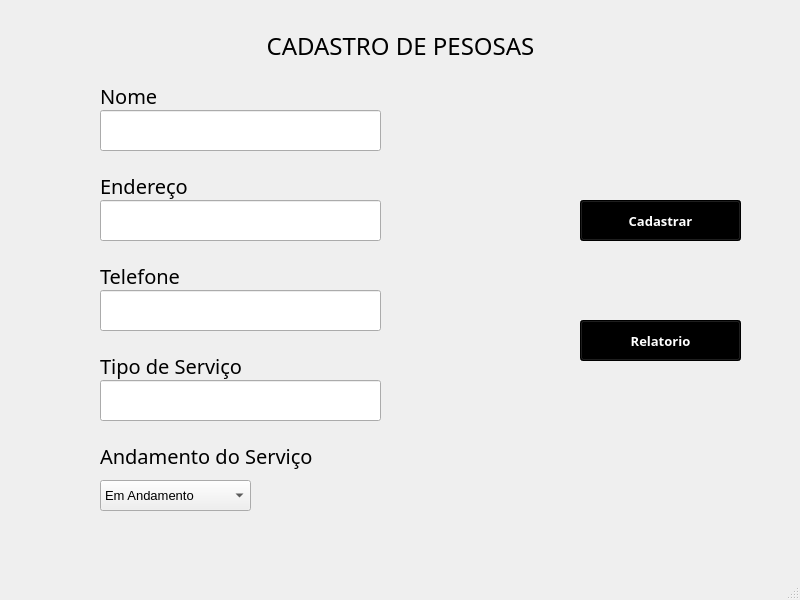
<?xml version="1.0" encoding="UTF-8"?>
<ui version="4.0">
 <class>MainWindow</class>
 <widget class="QMainWindow" name="MainWindow">
  <property name="geometry">
   <rect>
    <x>0</x>
    <y>0</y>
    <width>800</width>
    <height>600</height>
   </rect>
  </property>
  <property name="minimumSize">
   <size>
    <width>0</width>
    <height>600</height>
   </size>
  </property>
  <property name="maximumSize">
   <size>
    <width>16777215</width>
    <height>600</height>
   </size>
  </property>
  <property name="font">
   <font>
    <family>Arial</family>
    <pointsize>10</pointsize>
   </font>
  </property>
  <property name="windowTitle">
   <string>MainWindow</string>
  </property>
  <widget class="QWidget" name="centralwidget">
   <widget class="QLabel" name="label">
    <property name="geometry">
     <rect>
      <x>200</x>
      <y>30</y>
      <width>401</width>
      <height>31</height>
     </rect>
    </property>
    <property name="font">
     <font>
      <family>Arial Black</family>
      <pointsize>18</pointsize>
     </font>
    </property>
    <property name="text">
     <string>CADASTRO DE PESOSAS</string>
    </property>
    <property name="alignment">
     <set>Qt::AlignCenter</set>
    </property>
   </widget>
   <widget class="QLabel" name="label_3">
    <property name="geometry">
     <rect>
      <x>100</x>
      <y>80</y>
      <width>101</width>
      <height>31</height>
     </rect>
    </property>
    <property name="font">
     <font>
      <family>Arial Black</family>
      <pointsize>15</pointsize>
     </font>
    </property>
    <property name="text">
     <string>Nome</string>
    </property>
   </widget>
   <widget class="QLabel" name="label_4">
    <property name="geometry">
     <rect>
      <x>100</x>
      <y>260</y>
      <width>211</width>
      <height>31</height>
     </rect>
    </property>
    <property name="font">
     <font>
      <family>Arial Black</family>
      <pointsize>15</pointsize>
     </font>
    </property>
    <property name="text">
     <string>Telefone</string>
    </property>
   </widget>
   <widget class="QLabel" name="label_5">
    <property name="geometry">
     <rect>
      <x>100</x>
      <y>170</y>
      <width>101</width>
      <height>31</height>
     </rect>
    </property>
    <property name="font">
     <font>
      <family>Arial Black</family>
      <pointsize>15</pointsize>
     </font>
    </property>
    <property name="text">
     <string>Endereço</string>
    </property>
   </widget>
   <widget class="QLineEdit" name="txtNome">
    <property name="geometry">
     <rect>
      <x>100</x>
      <y>110</y>
      <width>281</width>
      <height>41</height>
     </rect>
    </property>
    <property name="font">
     <font>
      <pointsize>15</pointsize>
     </font>
    </property>
   </widget>
   <widget class="QLineEdit" name="txtEndereco">
    <property name="geometry">
     <rect>
      <x>100</x>
      <y>200</y>
      <width>281</width>
      <height>41</height>
     </rect>
    </property>
    <property name="font">
     <font>
      <pointsize>15</pointsize>
     </font>
    </property>
   </widget>
   <widget class="QLineEdit" name="txtTelefone">
    <property name="geometry">
     <rect>
      <x>100</x>
      <y>290</y>
      <width>281</width>
      <height>41</height>
     </rect>
    </property>
    <property name="font">
     <font>
      <pointsize>15</pointsize>
     </font>
    </property>
   </widget>
   <widget class="QPushButton" name="btnCadastrar">
    <property name="geometry">
     <rect>
      <x>580</x>
      <y>200</y>
      <width>161</width>
      <height>41</height>
     </rect>
    </property>
    <property name="font">
     <font>
      <family>Arial Black</family>
      <pointsize>10</pointsize>
      <weight>75</weight>
      <bold>true</bold>
     </font>
    </property>
    <property name="styleSheet">
     <string notr="true">background-color: rgb(0, 0, 0);
color: rgb(255, 255, 255);</string>
    </property>
    <property name="text">
     <string>Cadastrar</string>
    </property>
   </widget>
   <widget class="QPushButton" name="btnRelatorio">
    <property name="geometry">
     <rect>
      <x>580</x>
      <y>320</y>
      <width>161</width>
      <height>41</height>
     </rect>
    </property>
    <property name="font">
     <font>
      <family>Arial Black</family>
      <pointsize>10</pointsize>
      <weight>75</weight>
      <bold>true</bold>
     </font>
    </property>
    <property name="styleSheet">
     <string notr="true">background-color: rgb(0, 0, 0);
color: rgb(255, 255, 255);</string>
    </property>
    <property name="text">
     <string>Relatorio</string>
    </property>
   </widget>
   <widget class="QLabel" name="lblMsg">
    <property name="geometry">
     <rect>
      <x>440</x>
      <y>400</y>
      <width>341</width>
      <height>51</height>
     </rect>
    </property>
    <property name="font">
     <font>
      <family>Arial Black</family>
      <pointsize>12</pointsize>
      <weight>75</weight>
      <bold>true</bold>
     </font>
    </property>
    <property name="text">
     <string/>
    </property>
    <property name="alignment">
     <set>Qt::AlignCenter</set>
    </property>
   </widget>
   <widget class="QLabel" name="label_6">
    <property name="geometry">
     <rect>
      <x>100</x>
      <y>350</y>
      <width>211</width>
      <height>31</height>
     </rect>
    </property>
    <property name="font">
     <font>
      <family>Arial Black</family>
      <pointsize>15</pointsize>
     </font>
    </property>
    <property name="text">
     <string>Tipo de Serviço</string>
    </property>
   </widget>
   <widget class="QLineEdit" name="txtTipoServico">
    <property name="geometry">
     <rect>
      <x>100</x>
      <y>380</y>
      <width>281</width>
      <height>41</height>
     </rect>
    </property>
    <property name="font">
     <font>
      <pointsize>15</pointsize>
     </font>
    </property>
    <property name="text">
     <string/>
    </property>
   </widget>
   <widget class="QLabel" name="label_7">
    <property name="geometry">
     <rect>
      <x>100</x>
      <y>440</y>
      <width>261</width>
      <height>31</height>
     </rect>
    </property>
    <property name="font">
     <font>
      <family>Arial Black</family>
      <pointsize>15</pointsize>
     </font>
    </property>
    <property name="text">
     <string>Andamento do Serviço</string>
    </property>
   </widget>
   <widget class="QComboBox" name="comboBoxStatus">
    <property name="geometry">
     <rect>
      <x>100</x>
      <y>480</y>
      <width>151</width>
      <height>31</height>
     </rect>
    </property>
    <item>
     <property name="text">
      <string>Em Andamento</string>
     </property>
    </item>
    <item>
     <property name="text">
      <string>Concluído</string>
     </property>
    </item>
   </widget>
  </widget>
  <widget class="QMenuBar" name="menubar">
   <property name="geometry">
    <rect>
     <x>0</x>
     <y>0</y>
     <width>800</width>
     <height>21</height>
    </rect>
   </property>
  </widget>
  <widget class="QStatusBar" name="statusbar"/>
 </widget>
 <resources/>
 <connections/>
</ui>
